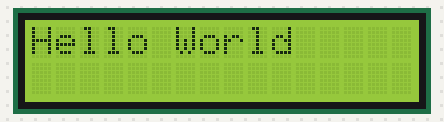
The sketch below on a simulated Arduino Uno, built with avr-gcc and run on an emulated ATmega328P. Shown: 16×2 character LCD.

Above: at 0.1 s.
At 6.2 s:
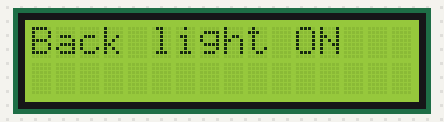
At 8.2 s:
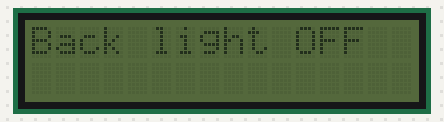
At 12.2 s:
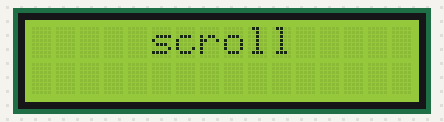
At 23.7 s:
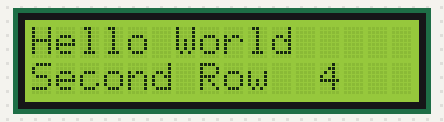
At 34.3 s:
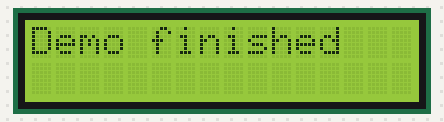

Measured:
- what the display in image 1 shows lasts 2.0 s, from 6.1 s to 8.1 s
- what the display in image 3 shows lasts 2.6 s, from 12.1 s to 14.7 s
- what the display in image 5 shows lasts 3.0 s, from 34.2 s to 37.2 s

The sketch:

LCD_display.ino
```cpp
#include <LiquidCrystal_I2C.h>

LiquidCrystal_I2C lcd(0x3F,16,2);

void setup() {
  // put your setup code here, to run once:
  Serial.begin(115200);
  lcd.init();
  lcd.backlight();

}

void loop() {
  // put your main code here, to run repeatedly:
   lcd.setCursor(0,0);
  lcd.print("Hello World");

  delay(2000);
  lcd.setCursor(0,1);
  lcd.print("Second Row");

  delay(2000);
  lcd.setCursor(12,1);
  lcd.print("4");

  delay(2000);

  lcd.clear();
  lcd.setCursor(0,0);
  lcd.print("Back light ON");
  //lcd.backlight();

  delay(2000);

  lcd.clear();
  lcd.setCursor(0,0);
  lcd.print("Back light OFF");
  lcd.noBacklight();

  delay(2000);
  lcd.clear();
  lcd.backlight();
  lcd.setCursor(0,0);
  lcd.print("scroll");

  for(int i=0;i<5;i++)
  {
    lcd.scrollDisplayRight();
    delay(500);
  }

  delay(2000);

  lcd.clear();
  lcd.setCursor(0,0);
  lcd.print("Demo finished");
  delay(3000);

  lcd.clear();

  delay(2000);


}
```
